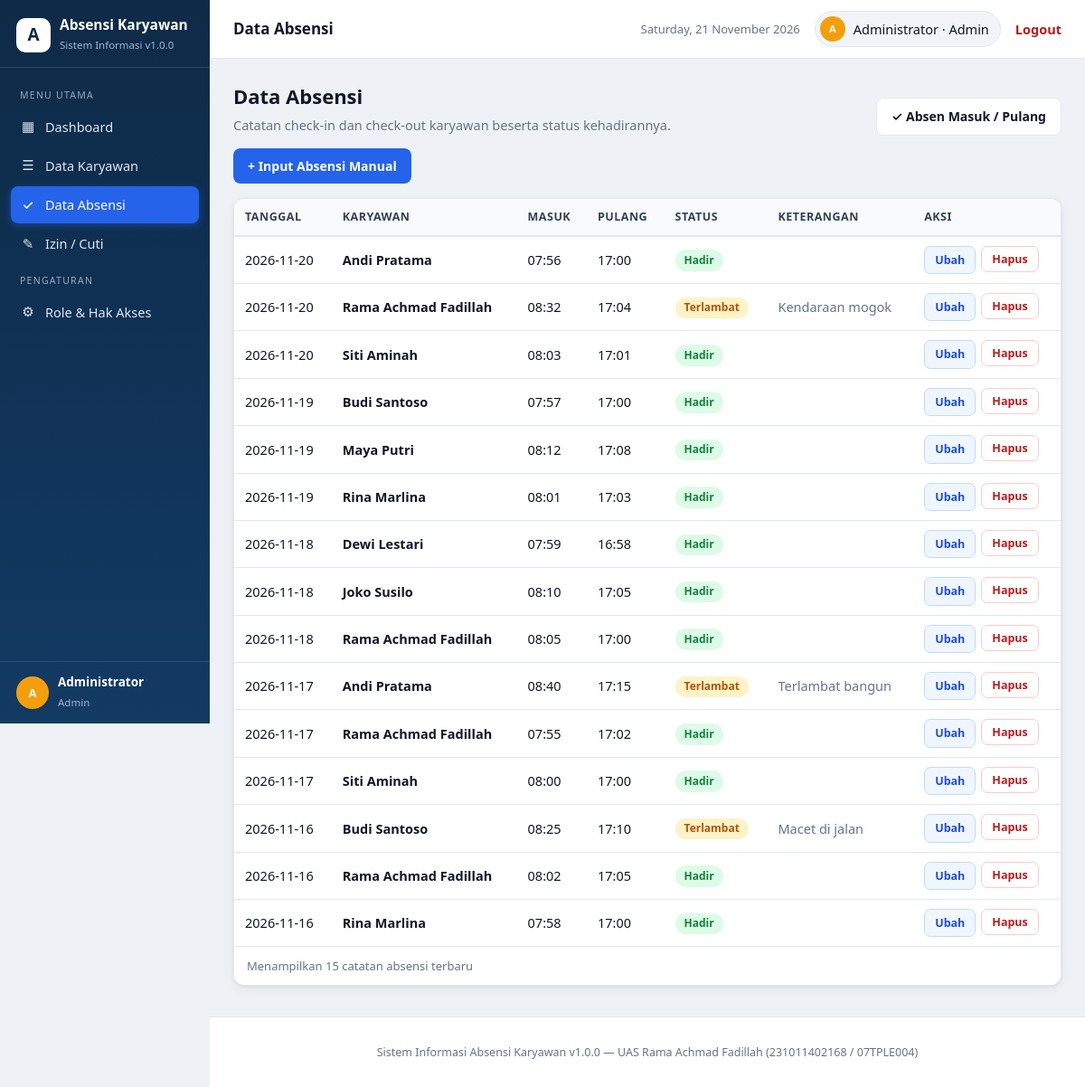
The page /modules/attendances/index.php (signed in) on the database its author committed.
### tables this page shows
CREATE TABLE `users` (
  `id` INT UNSIGNED NOT NULL AUTO_INCREMENT,
  `name` VARCHAR(100) NOT NULL,
  `email` VARCHAR(100) NOT NULL,
  `password` VARCHAR(255) NOT NULL,
  `role_id` INT UNSIGNED NOT NULL,
  `employee_id` INT UNSIGNED NULL,
  `is_active` TINYINT(1) NOT NULL DEFAULT 1,
  `created_at` TIMESTAMP NOT NULL DEFAULT CURRENT_TIMESTAMP,
  `updated_at` TIMESTAMP NOT NULL DEFAULT CURRENT_TIMESTAMP ON UPDATE CURRENT_TIMESTAMP,
  PRIMARY KEY (`id`),
  UNIQUE KEY `uk_users_email` (`email`),
  KEY `idx_users_role` (`role_id`),
  KEY `idx_users_employee` (`employee_id`),
  CONSTRAINT `fk_users_role` FOREIGN KEY (`role_id`) REFERENCES `roles` (`id`) ON UPDATE CASCADE ON DELETE RESTRICT,
  CONSTRAINT `fk_users_employee` FOREIGN KEY (`employee_id`) REFERENCES `employees` (`id`) ON UPDATE CASCADE ON DELETE SET NULL
);

CREATE TABLE `roles` (
  `id` INT UNSIGNED NOT NULL AUTO_INCREMENT,
  `name` VARCHAR(50) NOT NULL,
  `description` VARCHAR(255) NULL,
  `created_at` TIMESTAMP NOT NULL DEFAULT CURRENT_TIMESTAMP,
  PRIMARY KEY (`id`),
  UNIQUE KEY `uk_roles_name` (`name`)
);

CREATE TABLE `attendances` (
  `id` INT UNSIGNED NOT NULL AUTO_INCREMENT,
  `employee_id` INT UNSIGNED NOT NULL,
  `date` DATE NOT NULL,
  `check_in` TIME NULL,
  `check_out` TIME NULL,
  `status` ENUM('Hadir','Terlambat','Izin','Sakit','Alpa') NOT NULL DEFAULT 'Hadir',
  `notes` VARCHAR(255) NULL,
  `created_at` TIMESTAMP NOT NULL DEFAULT CURRENT_TIMESTAMP,
  `updated_at` TIMESTAMP NOT NULL DEFAULT CURRENT_TIMESTAMP ON UPDATE CURRENT_TIMESTAMP,
  PRIMARY KEY (`id`),
  UNIQUE KEY `uk_attendance_employee_date` (`employee_id`, `date`),
  KEY `idx_attendances_date` (`date`),
  KEY `idx_attendances_status` (`status`),
  CONSTRAINT `fk_attendances_employee` FOREIGN KEY (`employee_id`) REFERENCES `employees` (`id`) ON UPDATE CASCADE ON DELETE CASCADE
);

CREATE TABLE `employees` (
  `id` INT UNSIGNED NOT NULL AUTO_INCREMENT,
  `nip` VARCHAR(20) NOT NULL,
  `name` VARCHAR(100) NOT NULL,
  `email` VARCHAR(100) NOT NULL,
  `phone` VARCHAR(20) NULL,
  `position` VARCHAR(100) NOT NULL,
  `department` VARCHAR(100) NOT NULL,
  `join_date` DATE NOT NULL,
  `status` ENUM('Aktif','Nonaktif','Cuti') NOT NULL DEFAULT 'Aktif',
  `created_at` TIMESTAMP NOT NULL DEFAULT CURRENT_TIMESTAMP,
  `updated_at` TIMESTAMP NOT NULL DEFAULT CURRENT_TIMESTAMP ON UPDATE CURRENT_TIMESTAMP,
  PRIMARY KEY (`id`),
  UNIQUE KEY `uk_employees_nip` (`nip`),
  UNIQUE KEY `uk_employees_email` (`email`),
  KEY `idx_employees_department` (`department`),
  KEY `idx_employees_status` (`status`)
);

### config/database.php (called while the page is built, shortened)
<?php
function getPDO()
{
    static $pdo = null;
    if ($pdo === null) {
        $dsn = 'mysql:host=' . DB_HOST . ';dbname=' . DB_NAME . ';charset=' . DB_CHARSET;
        $options = [
            PDO::ATTR_ERRMODE            => PDO::ERRMODE_EXCEPTION,
            PDO::ATTR_DEFAULT_FETCH_MODE => PDO::FETCH_ASSOC,
            PDO::ATTR_EMULATE_PREPARES   => false,
        ];
        $pdo = new PDO($dsn, DB_USER, DB_PASS, $options);
    }
    return $pdo;
}

### includes/auth.php (called while the page is built, shortened)
<?php
require_once __DIR__ . '/../config/database.php';
function currentUser()
{
    $stmt = getPDO()->prepare(
        'SELECT u.*, r.name AS role_name FROM users u ' .
        'JOIN roles r ON r.id = u.role_id WHERE u.id = ? LIMIT 1'
    );
    $stmt->execute([$_SESSION['user_id']]);
    $user = $stmt->fetch();
    return $user ?: null;
}
function hasPermission($permissionName)
{
    $user = currentUser();
    $stmt = getPDO()->prepare(
        'SELECT COUNT(*) FROM role_permissions rp ' .
        'JOIN permissions p ON p.id = rp.permission_id ' .
        'WHERE rp.role_id = ? AND p.name = ?'
    );
    $stmt->execute([$user['role_id'], $permissionName]);
    return (int) $stmt->fetchColumn() > 0;
}

### includes/helpers.php (called while the page is built, shortened)
<?php
function e($value)
{
    return htmlspecialchars((string) $value, ENT_QUOTES, 'UTF-8');
}

### modules/attendances/index.php (the view, shortened to what this page needs)
<?php
require_once __DIR__ . '/../../includes/auth.php';
$pdo = getPDO();
$user = currentUser();
if (isRole('Karyawan') && $user['employee_id']) {
    $stmt = $pdo->prepare(
        'SELECT a.*, e.name FROM attendances a JOIN employees e ON e.id = a.employee_id ' .
        'WHERE a.employee_id = ? ORDER BY a.date DESC LIMIT 100'
    );
    $stmt->execute([$user['employee_id']]);
} else {
    $stmt = $pdo->query(
        'SELECT a.*, e.name FROM attendances a JOIN employees e ON e.id = a.employee_id ' .
        'ORDER BY a.date DESC, e.name LIMIT 100'
    );
}
$rows = $stmt->fetchAll();
$pageTitle = 'Data Absensi';
require __DIR__ . '/../../includes/header.php';
?>
<div class="page-head">
  <div><h1>Data Absensi</h1><p>Catatan check-in dan check-out karyawan beserta status kehadirannya.</p></div>
  <?php if (hasPermission('attendances.checkin')): ?><a class="btn btn-light" href="checkin.php">✓ Absen Masuk / Pulang</a><?php endif; ?>
  <?php if (hasPermission('attendances.create')): ?><a class="btn" href="create.php">+ Input Absensi Manual</a><?php endif; ?>
</div>
<div class="table-wrap">
<table>
<tr><th>Tanggal</th><th>Karyawan</th><th>Masuk</th><th>Pulang</th><th>Status</th><th>Keterangan</th><th>Aksi</th></tr>
<?php foreach ($rows as $r): ?>
<?php $badge = ['Hadir' => 'badge-green', 'Terlambat' => 'badge-amber', 'Izin' => 'badge-blue', 'Sakit' => 'badge-violet', 'Cuti' => 'badge-teal', 'Alpa' => 'badge-red'][$r['status']] ?? 'badge-grey'; ?>
<tr>
  <td><?php echo e($r['date']); ?></td>
  <td><strong><?php echo e($r['name']); ?></strong></td>
  <td><?php echo $r['check_in'] ? e(substr((string) $r['check_in'], 0, 5)) : '—'; ?></td>
  <td><?php echo $r['check_out'] ? e(substr((string) $r['check_out'], 0, 5)) : '—'; ?></td>
  <td><span class="badge <?php echo $badge; ?>"><?php echo e($r['status']); ?></span></td>
  <td class="muted"><?php echo e($r['notes'] ?? ''); ?></td>
  <td><span class="actions">
    <?php if (hasPermission('attendances.edit')): ?><a class="btn btn-sm btn-edit" href="edit.php?id=<?php echo (int) $r['id']; ?>">Ubah</a><?php endif; ?>
    <?php if (hasPermission('attendances.delete')): ?>
    <form method="post" action="delete.php" onsubmit="return confirm('Hapus absensi ini?')">
      <button type="submit" class="btn btn-sm btn-red">Hapus</button>
    </form>
    <?php endif; ?>
  </span></td>
</tr>
<?php endforeach; ?>
</table>
<div class="table-foot">Menampilkan <?php echo count($rows); ?> catatan absensi terbaru</div>
</div>
<?php require __DIR__ . '/../../includes/footer.php'; ?>

### includes/header.php (shortened to what this page needs)
<?php
require_once __DIR__ . '/helpers.php';
require_once __DIR__ . '/auth.php';
$user = currentUser();
$initials = '';
foreach (preg_split('/\s+/', trim($user['name'])) as $part) {
    if ($part !== '') { $initials .= strtoupper($part[0]); }
}
$active = $pageTitle ?? '';
function menuLink($href, $label, $icon, $title, $active) {
    $cls = ($title === $active) ? ' class="active"' : '';
    echo '<a href="' . $href . '"' . $cls . '><span class="ico">' . $icon . '</span>' . $label . '</a>';
}
?>
<!DOCTYPE html>
<html lang="id">
<head>
<link rel="stylesheet" href="/assets/style.css">
</head>
<body>
<div class="layout">
<aside class="sidebar">
  <div class="brand">
    <span class="logo">A</span>
    <span><strong>Absensi Karyawan</strong><small>Sistem Informasi v<?php echo APP_VERSION; ?></small></span>
  </div>
  <nav class="menu">
    <span class="menu-label">Menu Utama</span>
    <?php if (hasPermission('dashboard.view')) { menuLink('/dashboard.php', 'Dashboard', '▦', 'Dashboard', $active); } ?>
    <?php if (hasPermission('employees.view')) { menuLink('/modules/employees/index.php', 'Data Karyawan', '☰', 'Data Karyawan', $active); } ?>
    <?php if (hasPermission('attendances.view')) { menuLink('/modules/attendances/index.php', 'Data Absensi', '✓', 'Data Absensi', $active); } ?>
    <?php if (hasPermission('leave_requests.view')) { menuLink('/modules/leave_requests/index.php', 'Izin / Cuti', '✎', 'Izin / Cuti', $active); } ?>
    <?php if (hasPermission('rbac.view')): ?>
    <span class="menu-label">Pengaturan</span>
    <?php endif; ?>
  </nav>
  <div class="side-user">
    <span class="avatar"><?php echo e($initials); ?></span>
    <span><strong><?php echo e($user['name']); ?></strong><small><?php echo e($user['role_name']); ?></small></span>
  </div>
</aside>
<div class="main">
<header class="topbar">
  <span class="page-title"><?php echo e($pageTitle ?? 'Dashboard'); ?></span>
  <span class="date"><?php echo e(date('l, d F Y')); ?></span>
  <span class="user-chip"><span class="avatar"><?php echo e($initials); ?></span><?php echo e($user['name']); ?> · <?php echo e($user['role_name']); ?></span>
  <a class="logout" href="/logout.php">Logout</a>
</header>
<main class="container">

### includes/footer.php
</main>
<footer class="footer">
  <p><?php echo APP_NAME; ?> v<?php echo APP_VERSION; ?> — UAS Rama Achmad Fadillah (231011402168 / 07TPLE004)</p>
</footer>
</div>
</div>
</body>
</html>

### rows shown on the page
users: name "Administrator", role.name "Admin"
attendances: date "2026-11-20", employee.name "Andi Pratama", check_in "07:56", check_out "17:00", status "Hadir"
attendances: date "2026-11-20", employee.name "Rama Achmad Fadillah", check_in "08:32", check_out "17:04", status "Terlambat", notes "Kendaraan mogok"
attendances: date "2026-11-20", employee.name "Siti Aminah", check_in "08:03", check_out "17:01", status "Hadir"
attendances: date "2026-11-19", employee.name "Budi Santoso", check_in "07:57", check_out "17:00", status "Hadir"
attendances: date "2026-11-19", employee.name "Maya Putri", check_in "08:12", check_out "17:08", status "Hadir"
attendances: date "2026-11-19", employee.name "Rina Marlina", check_in "08:01", check_out "17:03", status "Hadir"
attendances: date "2026-11-18", employee.name "Dewi Lestari", check_in "07:59", check_out "16:58", status "Hadir"
attendances: date "2026-11-18", employee.name "Joko Susilo", check_in "08:10", check_out "17:05", status "Hadir"
attendances: date "2026-11-18", employee.name "Rama Achmad Fadillah", check_in "08:05", check_out "17:00", status "Hadir"
attendances: date "2026-11-17", employee.name "Andi Pratama", check_in "08:40", check_out "17:15", status "Terlambat", notes "Terlambat bangun"
attendances: date "2026-11-17", employee.name "Rama Achmad Fadillah", check_in "07:55", check_out "17:02", status "Hadir"
attendances: date "2026-11-17", employee.name "Siti Aminah", check_in "08:00", check_out "17:00", status "Hadir"
attendances: date "2026-11-16", employee.name "Budi Santoso", check_in "08:25", check_out "17:10", status "Terlambat", notes "Macet di jalan"
attendances: date "2026-11-16", employee.name "Rama Achmad Fadillah", check_in "08:02", check_out "17:05", status "Hadir"
attendances: date "2026-11-16", employee.name "Rina Marlina", check_in "07:58", check_out "17:00", status "Hadir"

### other values the page prints
APP_VERSION "1.0.0"
$icon "▦ ☰ ✓ ✎ ⚙"
$label "Dashboard Data Karyawan Data Absensi Izin / Cuti Role & Hak Akses"
$initials "A"
$pageTitle "Data Absensi"
count($rows) "15"
APP_NAME "Sistem Informasi Absensi Karyawan"
